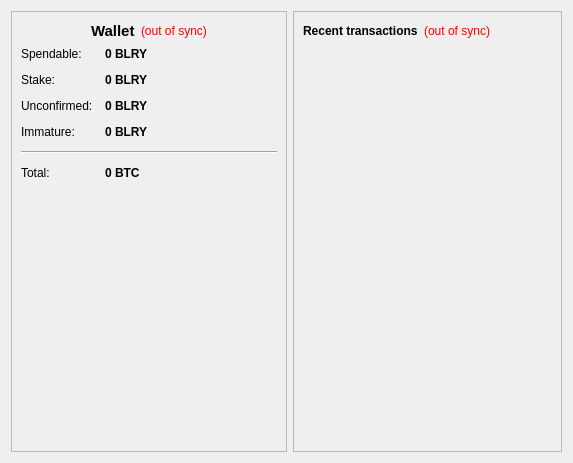
<?xml version="1.0" encoding="UTF-8"?>
<ui version="4.0">
 <class>OverviewPage</class>
 <widget class="QWidget" name="OverviewPage">
  <property name="geometry">
   <rect>
    <x>0</x>
    <y>0</y>
    <width>573</width>
    <height>342</height>
   </rect>
  </property>
  <property name="windowTitle">
   <string>Form</string>
  </property>
  <layout class="QHBoxLayout" name="horizontalLayout" stretch="1,1">
   <item>
    <layout class="QVBoxLayout" name="verticalLayout_2">
     <item>
      <widget class="QFrame" name="frame">
       <property name="frameShape">
        <enum>QFrame::StyledPanel</enum>
       </property>
       <property name="frameShadow">
        <enum>QFrame::Raised</enum>
       </property>
       <layout class="QGridLayout" name="gridLayout">
        <item row="1" column="0">
         <layout class="QFormLayout" name="formLayout_2">
          <property name="fieldGrowthPolicy">
           <enum>QFormLayout::AllNonFixedFieldsGrow</enum>
          </property>
          <property name="horizontalSpacing">
           <number>12</number>
          </property>
          <property name="verticalSpacing">
           <number>12</number>
          </property>
          <item row="0" column="0">
           <widget class="QLabel" name="label">
            <property name="text">
             <string>Spendable:</string>
            </property>
           </widget>
          </item>
          <item row="0" column="1">
           <widget class="QLabel" name="labelBalance">
            <property name="font">
             <font>
              <weight>75</weight>
              <bold>true</bold>
             </font>
            </property>
            <property name="cursor">
             <cursorShape>IBeamCursor</cursorShape>
            </property>
            <property name="toolTip">
             <string>Your current spendable balance</string>
            </property>
            <property name="text">
             <string notr="true">0 BLRY</string>
            </property>
            <property name="textInteractionFlags">
             <set>Qt::LinksAccessibleByMouse|Qt::TextSelectableByKeyboard|Qt::TextSelectableByMouse</set>
            </property>
           </widget>
          </item>
          <item row="1" column="0">
           <widget class="QLabel" name="label_6">
            <property name="text">
             <string>Stake:</string>
            </property>
           </widget>
          </item>
          <item row="1" column="1">
           <widget class="QLabel" name="labelStake">
            <property name="font">
             <font>
              <weight>75</weight>
              <bold>true</bold>
             </font>
            </property>
            <property name="cursor">
             <cursorShape>IBeamCursor</cursorShape>
            </property>
            <property name="toolTip">
             <string>Total of coins that was staked, and do not yet count toward the current balance</string>
            </property>
            <property name="text">
             <string notr="true">0 BLRY</string>
            </property>
            <property name="textInteractionFlags">
             <set>Qt::LinksAccessibleByMouse|Qt::TextSelectableByKeyboard|Qt::TextSelectableByMouse</set>
            </property>
           </widget>
          </item>
          <item row="2" column="0">
           <widget class="QLabel" name="label_3">
            <property name="text">
             <string>Unconfirmed:</string>
            </property>
           </widget>
          </item>
          <item row="2" column="1">
           <widget class="QLabel" name="labelUnconfirmed">
            <property name="font">
             <font>
              <weight>75</weight>
              <bold>true</bold>
             </font>
            </property>
            <property name="cursor">
             <cursorShape>IBeamCursor</cursorShape>
            </property>
            <property name="toolTip">
             <string>Total of transactions that have yet to be confirmed, and do not yet count toward the current balance</string>
            </property>
            <property name="text">
             <string notr="true">0 BLRY</string>
            </property>
            <property name="textInteractionFlags">
             <set>Qt::LinksAccessibleByMouse|Qt::TextSelectableByKeyboard|Qt::TextSelectableByMouse</set>
            </property>
           </widget>
          </item>
          <item row="3" column="0">
           <widget class="QLabel" name="labelImmatureText">
            <property name="text">
             <string>Immature:</string>
            </property>
           </widget>
          </item>
          <item row="3" column="1">
           <widget class="QLabel" name="labelImmature">
            <property name="font">
             <font>
              <weight>75</weight>
              <bold>true</bold>
             </font>
            </property>
            <property name="toolTip">
             <string>Mined balance that has not yet matured</string>
            </property>
            <property name="text">
             <string notr="true">0 BLRY</string>
            </property>
            <property name="textInteractionFlags">
             <set>Qt::LinksAccessibleByMouse|Qt::TextSelectableByKeyboard|Qt::TextSelectableByMouse</set>
            </property>
           </widget>
          </item>
          <item row="4" column="0" colspan="2">
           <widget class="Line" name="line">
            <property name="orientation">
             <enum>Qt::Horizontal</enum>
            </property>
           </widget>
          </item>
          <item row="5" column="0">
           <widget class="QLabel" name="labelTotalText">
            <property name="text">
             <string>Total:</string>
            </property>
           </widget>
          </item>
          <item row="5" column="1">
           <widget class="QLabel" name="labelTotal">
            <property name="font">
             <font>
              <weight>75</weight>
              <bold>true</bold>
             </font>
            </property>
            <property name="cursor">
             <cursorShape>IBeamCursor</cursorShape>
            </property>
            <property name="toolTip">
             <string>Your current total balance</string>
            </property>
            <property name="text">
             <string notr="true">0 BTC</string>
            </property>
            <property name="textInteractionFlags">
             <set>Qt::LinksAccessibleByMouse|Qt::TextSelectableByKeyboard|Qt::TextSelectableByMouse</set>
            </property>
           </widget>
          </item>
         </layout>
        </item>
        <item row="0" column="0">
         <layout class="QHBoxLayout" name="horizontalLayout_4">
          <item>
           <spacer name="horizontalSpacer_3">
            <property name="orientation">
             <enum>Qt::Horizontal</enum>
            </property>
            <property name="sizeHint" stdset="0">
             <size>
              <width>40</width>
              <height>20</height>
             </size>
            </property>
           </spacer>
          </item>
          <item>
           <widget class="QLabel" name="label_5">
            <property name="font">
             <font>
              <pointsize>11</pointsize>
              <weight>75</weight>
              <bold>true</bold>
             </font>
            </property>
            <property name="text">
             <string>Wallet</string>
            </property>
           </widget>
          </item>
          <item>
           <widget class="QLabel" name="labelWalletStatus">
            <property name="toolTip">
             <string>The displayed information may be out of date. Your wallet automatically synchronizes with the BillaryCoin network after a connection is established, but this process has not completed yet.</string>
            </property>
            <property name="styleSheet">
             <string notr="true">QLabel { color: red; }</string>
            </property>
            <property name="text">
             <string notr="true">(out of sync)</string>
            </property>
            <property name="alignment">
             <set>Qt::AlignLeading|Qt::AlignLeft|Qt::AlignVCenter</set>
            </property>
           </widget>
          </item>
          <item>
           <spacer name="horizontalSpacer_2">
            <property name="orientation">
             <enum>Qt::Horizontal</enum>
            </property>
            <property name="sizeHint" stdset="0">
             <size>
              <width>40</width>
              <height>20</height>
             </size>
            </property>
           </spacer>
          </item>
         </layout>
        </item>
        <item row="2" column="0">
         <widget class="QLabel" name="label_2">
          <property name="sizePolicy">
           <sizepolicy hsizetype="Fixed" vsizetype="Fixed">
            <horstretch>0</horstretch>
            <verstretch>0</verstretch>
           </sizepolicy>
          </property>
          <property name="minimumSize">
           <size>
            <width>256</width>
            <height>256</height>
           </size>
          </property>
          <property name="text">
           <string/>
          </property>
          <property name="pixmap">
           <pixmap resource="../bitcoin.qrc">:/icons/logo</pixmap>
          </property>
          <property name="scaledContents">
           <bool>true</bool>
          </property>
          <property name="alignment">
           <set>Qt::AlignCenter</set>
          </property>
         </widget>
        </item>
       </layout>
      </widget>
     </item>
    </layout>
   </item>
   <item>
    <layout class="QVBoxLayout" name="verticalLayout_3">
     <item>
      <widget class="QFrame" name="frame_2">
       <property name="frameShape">
        <enum>QFrame::StyledPanel</enum>
       </property>
       <property name="frameShadow">
        <enum>QFrame::Raised</enum>
       </property>
       <layout class="QVBoxLayout" name="verticalLayout">
        <item>
         <layout class="QHBoxLayout" name="horizontalLayout_2">
          <item>
           <widget class="QLabel" name="label_4">
            <property name="text">
             <string>&lt;b&gt;Recent transactions&lt;/b&gt;</string>
            </property>
           </widget>
          </item>
          <item>
           <widget class="QLabel" name="labelTransactionsStatus">
            <property name="toolTip">
             <string>The displayed information may be out of date. Your wallet automatically synchronizes with the BillaryCoin network after a connection is established, but this process has not completed yet.</string>
            </property>
            <property name="styleSheet">
             <string notr="true">QLabel { color: red; }</string>
            </property>
            <property name="text">
             <string notr="true">(out of sync)</string>
            </property>
            <property name="alignment">
             <set>Qt::AlignRight|Qt::AlignTrailing|Qt::AlignVCenter</set>
            </property>
           </widget>
          </item>
          <item>
           <spacer name="horizontalSpacer">
            <property name="orientation">
             <enum>Qt::Horizontal</enum>
            </property>
            <property name="sizeHint" stdset="0">
             <size>
              <width>40</width>
              <height>20</height>
             </size>
            </property>
           </spacer>
          </item>
         </layout>
        </item>
        <item>
         <widget class="QListView" name="listTransactions">
          <property name="styleSheet">
           <string notr="true">QListView { background: transparent; }</string>
          </property>
          <property name="frameShape">
           <enum>QFrame::NoFrame</enum>
          </property>
          <property name="verticalScrollBarPolicy">
           <enum>Qt::ScrollBarAlwaysOff</enum>
          </property>
          <property name="horizontalScrollBarPolicy">
           <enum>Qt::ScrollBarAlwaysOff</enum>
          </property>
          <property name="selectionMode">
           <enum>QAbstractItemView::NoSelection</enum>
          </property>
         </widget>
        </item>
       </layout>
      </widget>
     </item>
    </layout>
   </item>
  </layout>
 </widget>
 <resources>
  <include location="../bitcoin.qrc"/>
 </resources>
 <connections/>
</ui>
